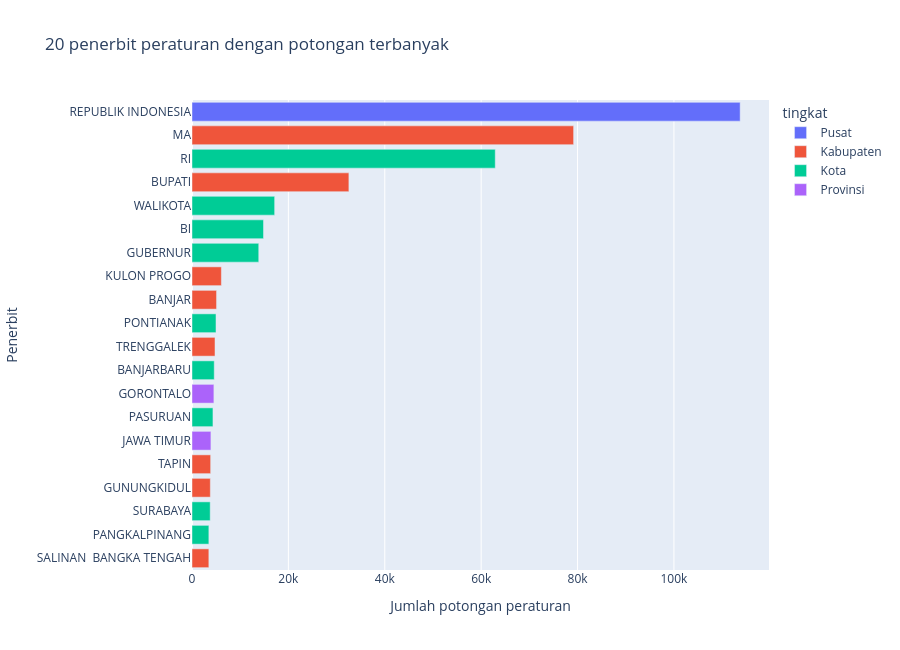

Here is the notebook cell this chart was saved with:
### Code cell
# Visualisasi 7: Pola spasial (pendekatan) — 20 lembaga penerbit dengan potongan peraturan terbanyak
# Data tidak memiliki koordinat, sehingga peta tidak dibuat; wilayah diwakili oleh `enacting_body`.
top_penerbit = (df.filter(pl.col('enacting_body').is_not_null())
                .group_by('enacting_body')
                .agg(pl.len().alias('jumlah_pasal'), pl.col('tingkat').first().alias('tingkat'))
                .sort('jumlah_pasal', descending=True).head(20))
fig7 = px.bar(top_penerbit, x='jumlah_pasal', y='enacting_body', color='tingkat', orientation='h',
              title='20 penerbit peraturan dengan potongan terbanyak',
              labels={'jumlah_pasal': 'Jumlah potongan peraturan', 'enacting_body': 'Penerbit'})
fig7.update_layout(yaxis={'categoryorder': 'total ascending'}, height=650)
fig7.write_html(FIG_DIR / 'v7_penerbit_teratas.html', include_plotlyjs='cdn')
fig7.show()

### Figure 1 — Plotly figure (JSON) as saved in the notebook; plotly's stock layout.template omitted (floating-point values rounded to 4 significant figures)
{"data": [{"hovertemplate": "tingkat=Pusat<br>Jumlah potongan peraturan=%{x}<br>Penerbit=%{y}<extra></extra>", "legendgroup": "Pusat", "marker": {"color": "#636efa", "pattern": {"shape": ""}}, "name": "Pusat", "orientation": "h", "showlegend": true, "textposition": "auto", "type": "bar", "x": [113735], "xaxis": "x", "y": ["REPUBLIK INDONESIA"], "yaxis": "y"}, {"hovertemplate": "tingkat=Kabupaten<br>Jumlah potongan peraturan=%{x}<br>Penerbit=%{y}<extra></extra>", "legendgroup": "Kabupaten", "marker": {"color": "#EF553B", "pattern": {"shape": ""}}, "name": "Kabupaten", "orientation": "h", "showlegend": true, "textposition": "auto", "type": "bar", "x": [79178, 32552, 6095, 5093, 4774, 3869, 3804, 3496], "xaxis": "x", "y": ["MA", "BUPATI", "KULON PROGO", "BANJAR", "TRENGGALEK", "TAPIN", "GUNUNGKIDUL", "SALINAN  BANGKA TENGAH"], "yaxis": "y"}, {"hovertemplate": "tingkat=Kota<br>Jumlah potongan peraturan=%{x}<br>Penerbit=%{y}<extra></extra>", "legendgroup": "Kota", "marker": {"color": "#00cc96", "pattern": {"shape": ""}}, "name": "Kota", "orientation": "h", "showlegend": true, "textposition": "auto", "type": "bar", "x": [62922, 17149, 14838, 13849, 4977, 4614, 4349, 3775, 3501], "xaxis": "x", "y": ["RI", "WALIKOTA", "BI", "GUBERNUR", "PONTIANAK", "BANJARBARU", "PASURUAN", "SURABAYA", "PANGKALPINANG"], "yaxis": "y"}, {"hovertemplate": "tingkat=Provinsi<br>Jumlah potongan peraturan=%{x}<br>Penerbit=%{y}<extra></extra>", "legendgroup": "Provinsi", "marker": {"color": "#ab63fa", "pattern": {"shape": ""}}, "name": "Provinsi", "orientation": "h", "showlegend": true, "textposition": "auto", "type": "bar", "x": [4542, 3925], "xaxis": "x", "y": ["GORONTALO", "JAWA TIMUR"], "yaxis": "y"}], "layout": {"barmode": "relative", "height": 650, "legend": {"title": {"text": "tingkat"}, "tracegroupgap": 0}, "title": {"text": "20 penerbit peraturan dengan potongan terbanyak"}, "xaxis": {"anchor": "y", "domain": [0, 1], "title": {"text": "Jumlah potongan peraturan"}}, "yaxis": {"anchor": "x", "categoryorder": "total ascending", "domain": [0, 1], "title": {"text": "Penerbit"}}}}
